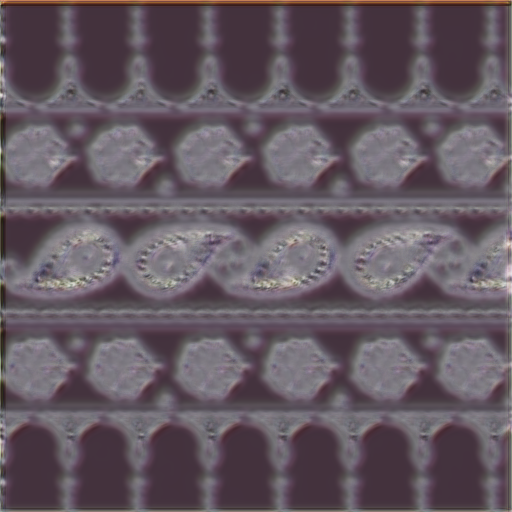
#> input picture GEN_1/generated_images/generated_image_20250209_033629.png, 512 x 512 px
$ python generate_sketches.py --input_folder generated_images --output_folder out
#> lines starting #> are read from the running program, lines starting #| are printed output that depends on the picture
import cv2
import os
import argparse


def generate_sketch(image_path, output_path):
#> called with output_path = 'out/generated_image_20250209_033629.png'
    image = cv2.imread(image_path, cv2.IMREAD_GRAYSCALE)  # Convert to grayscale
#> image: shape (512, 512); min 25, max 227, mean 92.5
    blurred = cv2.GaussianBlur(image, (5, 5), 0)  # Reduce noise
    edges = cv2.Canny(blurred, 50, 150)  # Detect edges
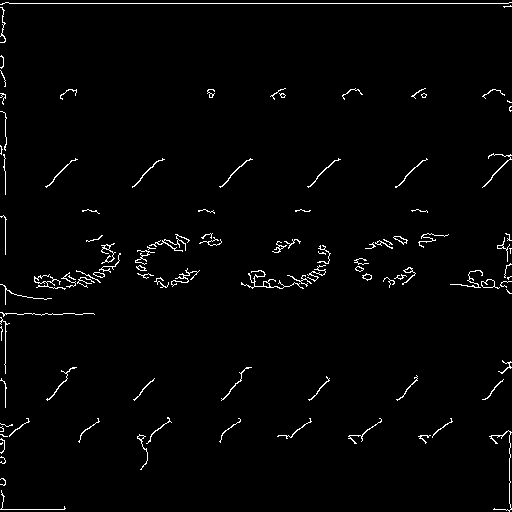
#> edges: shape (512, 512); 1.9% white in thin lines or dots

    cv2.imwrite(output_path, edges)  # Save the sketch


def process_folder(input_folder, output_folder):
    if not os.path.exists(output_folder):
        os.makedirs(output_folder)

    for filename in os.listdir(input_folder):
        if filename.lower().endswith(('png', 'jpg', 'jpeg')):
            input_path = os.path.join(input_folder, filename)
            output_path = os.path.join(output_folder, filename)
            generate_sketch(input_path, output_path)
            print(f"Processed: {filename}")
#> pass 2 of the loop in process_folder, `for filename in os.listdir(input_folder):`:
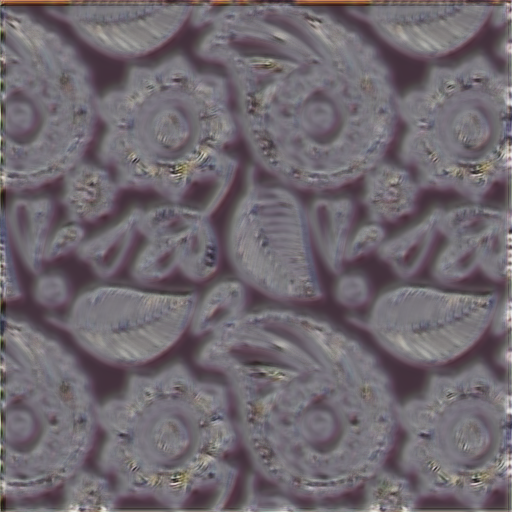
#> input picture GEN_1/generated_images/generated_image_20250209_034702.png, 512 x 512 px
#> in generate_sketch (call 2), `edges = cv2.Canny(blurred, 50, 150)`:
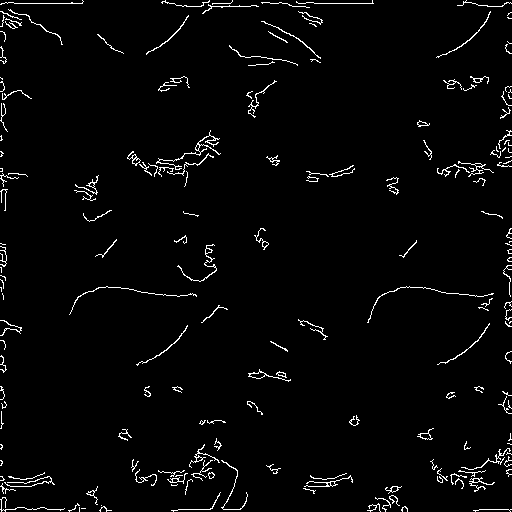
#> edges: shape (512, 512); 2.6% white in thin lines or dots


def main():
    parser = argparse.ArgumentParser(description="Create sketches from preprocessed images.")
    parser.add_argument(
        "--input_folder",
        type=str,
        required=True,
        help="The directory containing preprocessed images"
    )
    parser.add_argument(
        "--output_folder",
        type=str,
        required=True,
        help="The directory where sketches will be saved"  # Fixed description for clarity
    )

    # Parse the arguments
    args = parser.parse_args()

    # Call process_folder with the provided arguments
    process_folder(args.input_folder, args.output_folder)
    print("All images processed successfully!")


if __name__ == "__main__":
    main()
